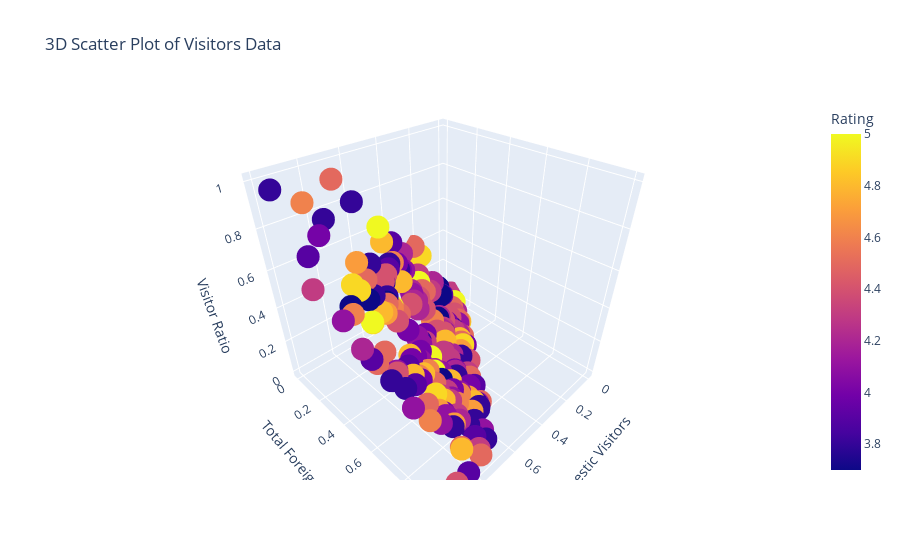

Here is the notebook cell this chart was saved with:
### Code cell
import plotly.express as px

# Create a 3D scatter plot
fig = px.scatter_3d(df_cleaned, x='Total_Domestic_visitors', y='Total_Foreign_visitors', z='Visitor Ratio',
                     title='3D Scatter Plot of Visitors Data',
                     labels={'Total_Domestic_visitors': 'Total Domestic Visitors',
                             'Total_Foreign_visitors': 'Total Foreign Visitors',
                             'Visitor Ratio': 'Visitor Ratio'},
                     color='Rating')

fig.show()

### Figure 1 — Plotly figure (JSON) as saved in the notebook; plotly's stock layout.template omitted (floating-point values rounded to 4 significant figures; data arrays with more than 128 entries replaced by an {"elided": "..."} marker saying what was removed)
{"data": [{"hovertemplate": "Total Domestic Visitors=%{x}<br>Total Foreign Visitors=%{y}<br>Visitor Ratio=%{z}<br>Rating=%{marker.color}<extra></extra>", "legendgroup": "", "marker": {"color": {"elided": "185 float values"}, "coloraxis": "coloraxis", "symbol": "circle"}, "mode": "markers", "name": "", "scene": "scene", "showlegend": false, "type": "scatter3d", "x": {"elided": "185 float values"}, "y": {"elided": "185 float values"}, "z": {"elided": "185 float values"}}], "layout": {"autosize": true, "coloraxis": {"colorbar": {"title": {"text": "Rating"}}, "colorscale": [[0, "#0d0887"], [0.1111, "#46039f"], [0.2222, "#7201a8"], [0.3333, "#9c179e"], [0.4444, "#bd3786"], [0.5556, "#d8576b"], [0.6667, "#ed7953"], [0.7778, "#fb9f3a"], [0.8889, "#fdca26"], [1, "#f0f921"]]}, "dragmode": "zoom", "legend": {"tracegroupgap": 0}, "scene": {"aspectmode": "auto", "aspectratio": {"x": 1, "y": 1, "z": 1.0}, "camera": {"center": {"x": 0, "y": 0, "z": 0}, "eye": {"x": 1.095, "y": 1.095, "z": 1.095}, "projection": {"type": "perspective"}, "up": {"x": -0.4082, "y": -0.4082, "z": 0.8165}}, "domain": {"x": [0, 1], "y": [0, 1]}, "dragmode": "zoom", "xaxis": {"title": {"text": "Total Domestic Visitors"}, "type": "linear"}, "yaxis": {"title": {"text": "Total Foreign Visitors"}, "type": "linear"}, "zaxis": {"title": {"text": "Visitor Ratio"}, "type": "linear"}}, "title": {"text": "3D Scatter Plot of Visitors Data"}}}
